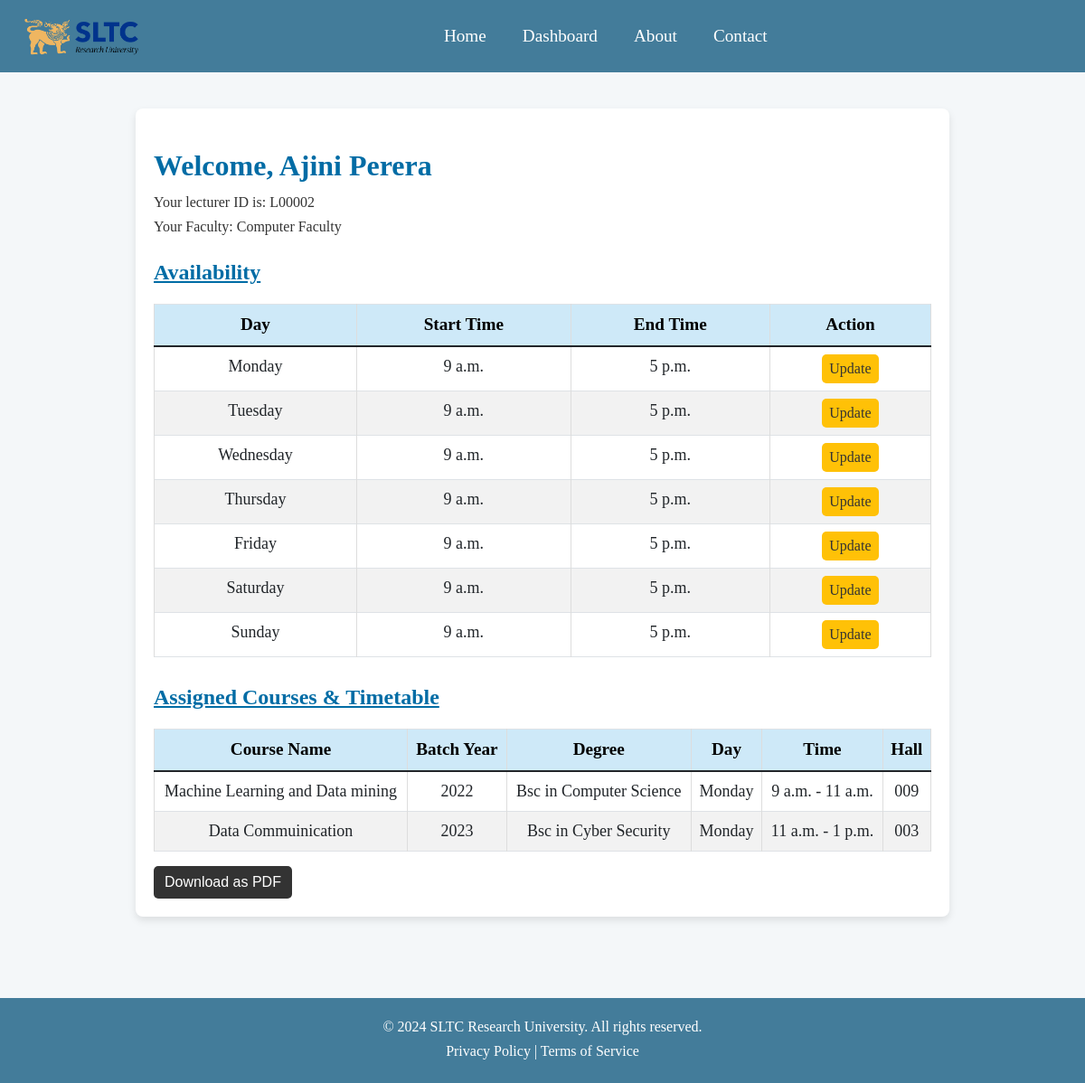
/lecturer-dashboard/ (signed in), run on the app's committed database.
### user/models.py (models this page shows, shortened)
class Lecturer(models.Model):
    user = models.OneToOneField(User, on_delete=models.CASCADE, primary_key=True)
    full_name = models.CharField(max_length=255)
    Faculty = models.ForeignKey(Faculty, on_delete=models.SET_NULL, null=True)

class User(AbstractUser):
    is_student = models.BooleanField(default=False)
    is_lecturer = models.BooleanField(default=False)

class Faculty(models.Model):
    name = models.CharField(max_length=255, unique=True)
    class Meta:
        verbose_name_plural = "Faculties"
    def __str__(self):
        return self.name

class LecturerAvailability(models.Model):
    DAY_CHOICES = [
        (0, 'Monday'),
        (1, 'Tuesday'),
        (2, 'Wednesday'),
        (3, 'Thursday'),
        (4, 'Friday'),
        (5, 'Saturday'),
        (6, 'Sunday'),
    ]
    lecturer = models.ForeignKey(Lecturer, on_delete=models.CASCADE, related_name='availabilities')
    day = models.IntegerField(choices=DAY_CHOICES)
    start_time = models.TimeField(default=time(9, 0))
    end_time = models.TimeField(default=time(17, 0))
    class Meta:
        unique_together = ['lecturer', 'day']

class Course(models.Model):
    name = models.CharField(max_length=255)
    degree = models.ForeignKey(Degree, on_delete=models.CASCADE)
    Batch_Year = models.ForeignKey(BatchYear, on_delete=models.SET_NULL, null=True)
    lecturer = models.ForeignKey(Lecturer, on_delete=models.SET_NULL, null=True)
    required_hall_type = models.CharField(max_length=20, choices=Hall.HALL_TYPE_CHOICES)
    duration = models.PositiveIntegerField()
    sessions_per_week = models.PositiveIntegerField()

class BatchYear(models.Model):
    year = models.PositiveIntegerField(unique=True)

class Degree(models.Model):
    name = models.CharField(max_length=255)
    Faculty = models.ForeignKey(Faculty, on_delete=models.CASCADE)

class Timeslot(models.Model):
    DAY_CHOICES = [
        (0, 'Monday'),
        (1, 'Tuesday'),
        (2, 'Wednesday'),
        (3, 'Thursday'),
        (4, 'Friday'),
        (5, 'Saturday'),
        (6, 'Sunday'),
    ]
    day = models.IntegerField(choices=DAY_CHOICES)
    start_time = models.TimeField(default=time(9, 0))
    end_time = models.TimeField(default=time(17, 0))
    hall = models.ForeignKey('Hall', on_delete=models.SET_NULL, null=True)
    course = models.ForeignKey('Course', on_delete=models.CASCADE)

class Hall(models.Model):
    HALL_TYPE_CHOICES = [
        ('LECTURE_ROOM', 'Lecture Room'),
        ('LAB', 'Lab'),
    ]
    name = models.CharField(max_length=255)
    Faculty = models.ForeignKey(Faculty, on_delete=models.CASCADE)
    type = models.CharField(max_length=20, choices=HALL_TYPE_CHOICES)

### user/views.py (the view)
# urls.py: path('lecturer-dashboard/', views.lecturer_dashboard, name='lecturer_dashboard'),
@login_required
def lecturer_dashboard(request):
    if not request.user.is_lecturer:
        return redirect('login')
    lecturer = request.user.lecturer
    courses = Course.objects.filter(lecturer=lecturer)
    availabilities = LecturerAvailability.objects.filter(lecturer=lecturer).order_by('day', 'start_time')
    return render(request, 'lecturer/dashboard.html', {
        'lecturer': lecturer,
        'courses': courses,
        'availabilities': availabilities
    })

### user/templates/lecturer/dashboard.html (shortened to what this page needs)
{% load static %}
<!DOCTYPE html>
<html lang="en">
<head>
    <link href="https://cdn.jsdelivr.net/npm/bootstrap@5.1.3/dist/css/bootstrap.min.css" rel="stylesheet">
</head>
<body>
    {% include "../header.html" %}
    <div class="container">
        <h2 class="mt-4">Welcome, {{ lecturer.full_name }}</h2>
        <p>Your lecturer ID is: {{ request.user.username }}</p>
        <p>Your Faculty: {{ request.user.lecturer.Faculty }}</p>
        <h3 class="mt-4" style="text-decoration: underline;">Availability</h3>
        <table class="table table-bordered">
            <thead>
                <tr>
                    <th>Day</th>
                    <th>Start Time</th>
                    <th>End Time</th>
                    <th>Action</th>
                </tr>
            </thead>
            <tbody>
                {% for availability in availabilities %}
                    <tr>
                        <td>{{ availability.get_day_display }}</td>
                        <td>{{ availability.start_time }}</td>
                        <td>{{ availability.end_time }}</td>
                        <td>
                            <a href="{% url 'update_availability' availability_id=availability.id %}" class="btn btn-sm btn-warning">Update</a>
                        </td>
                    </tr>
                {% empty %}
                    <tr>
                        <td colspan="4">No availability set yet.</td>
                    </tr>
                {% endfor %}
            </tbody>
        </table>
            <h3 class="mt-12" style="text-decoration: underline;">Assigned Courses & Timetable</h3>
            <div id="timetable">
                <table class="table table-bordered">
                    <thead>
                        <tr>
                            <th>Course Name</th>
                            <th>Batch Year</th>
                            <th>Degree</th>
                            <th>Day</th>
                            <th>Time</th>
                            <th>Hall</th>
                        </tr>
                    </thead>
                    <tbody>
                        {% for course in courses %}
                            {% for timeslot in course.timeslot_set.all %}
                            <tr>
                                <td>{{ course.name }}</td>
                                <td>
                                    {% if course.Batch_Year %}
                                        {{ course.Batch_Year.year }}
                                    {% else %}
                                        N/A
                                    {% endif %}
                                </td>
                                <td>{{ course.degree.name }}</td>
                                <td>{{ timeslot.get_day_display }}</td>
                                <td>{{ timeslot.start_time }} - {{ timeslot.end_time }}</td>
                                <td>{{ timeslot.hall.name }}</td>
                            </tr>
                            {% empty %}
                            <tr>
                                <td colspan="6">No scheduled timeslots for this course.</td>
                            </tr>
                            {% endfor %}
                        {% empty %}
                            <tr>
                                <td colspan="6">No courses assigned yet.</td>
                            </tr>
                        {% endfor %}
                    </tbody>
                </table>
            </div>
            <button onclick="generatePDF('lecturer')" class="btn btn-dark ">Download as PDF</button>
        </div>
        {% include "../footer.html" %}
    </body>
    </html>

### user/templates/lecturer/dashboard.html (style rules this page uses)
body { font-family:'Times New Roman', Times, serif; background-color: #f4f7f9; color: #333; }
.container { max-width: 900px; margin: 40px auto; padding: 20px; background-color: #ffffff; border-radius: 8px; box-shadow: 0 4px 8px rgba(0, 0, 0, 0.1); }
h2, h3 { color: #006ca5; font-family: 'Times New Roman', Times, serif; font-weight: bold; }
h2 { font-size: 32px; margin-bottom: 10px; }
h3 { font-size: 24px; margin-top: 30px; margin-bottom: 15px; }
p { font-family: 'Times New Roman', Times, serif; font-size: 16px; margin-bottom: 3px; }
table { width: 100%; margin-top: 20px; border-collapse: collapse; }
th, td { font-family: 'Times New Roman', Times, serif; padding: 12px; text-align: center; border: 1px solid #ddd; }
thead { background-color: #cee9f8; color: rgb(0, 0, 0); font-weight: bold; font-size: larger; }
td { font-size: large; }
tr:nth-child(even) { background-color: #f2f2f2; }
.btn { border-radius: 5px; font-size: 16px; font-weight: 500; padding: px 10px; text-align: center; cursor: pointer; transition: background-color 0.3s, box-shadow 0.3s; }
.btn-dark { background-color: #333; color: #fff; border: none; }
.btn-warning { background-color: #ffc107; color: #333; border: none; }

### user/templates/header.html (style rules this page uses)
body { margin: 0; font-family: Arial, sans-serif; }

### user/templates/footer.html (style rules this page uses)
body { margin: 0; font-family: Arial, sans-serif; }

### data on the page
Lecturer: full_name "Ajini Perera"
User: user.username "L00002", user.lecturer.Faculty "Computer Faculty"
LecturerAvailability: day "Monday", start_time "9 a.m.", end_time "5 p.m."
LecturerAvailability: day "Tuesday", start_time "9 a.m.", end_time "5 p.m."
LecturerAvailability: day "Wednesday", start_time "9 a.m.", end_time "5 p.m."
LecturerAvailability: day "Thursday", start_time "9 a.m.", end_time "5 p.m."
LecturerAvailability: day "Friday", start_time "9 a.m.", end_time "5 p.m."
LecturerAvailability: day "Saturday", start_time "9 a.m.", end_time "5 p.m."
LecturerAvailability: day "Sunday", start_time "9 a.m.", end_time "5 p.m."
Course: name "Machine Learning and Data mining", Batch_Year.year "2022", degree.name "Bsc in Computer Science"
Timeslot: day "Monday", start_time "9 a.m.", end_time "11 a.m.", hall.name "009"
Course: name "Data Commuinication", Batch_Year.year "2023", degree.name "Bsc in Cyber Security"
Timeslot: day "Monday", start_time "11 a.m.", end_time "1 p.m.", hall.name "003"
